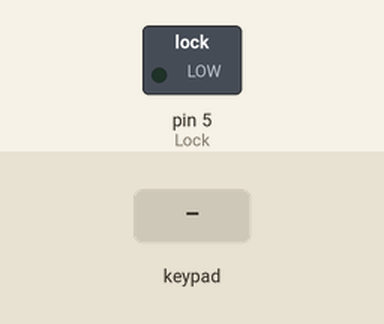
This sketch was run on a simulated Arduino Uno, built with avr-gcc and run on an emulated ATmega328P. Parts: switched loads named in the sketch (green lamp = pin HIGH). The test bench sets the inputs (shaded band).

Above: at 1.2 s.
1.3 s: keypad keys 3 4 8 9 pressed 0.4 s apart
At 3.6 s:
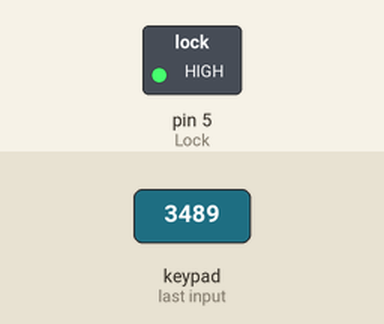
4.4 s: key 'A' pressed
At 5.3 s:
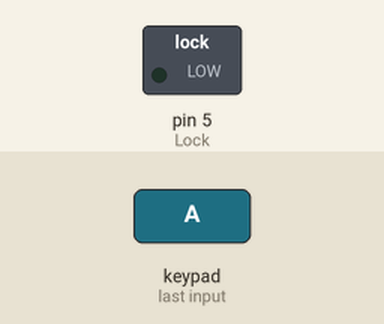
Timing chart, 0 to 7.4 s (numbered marks = the images above; inputs shaded):
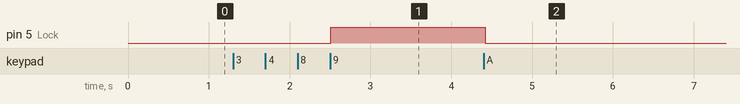

Measured:
- after the input at 1.3 s, pin 5 (Lock): LOW → HIGH after 1.2 s
- after the input at 4.4 s, pin 5 (Lock): HIGH → LOW at once

The sketch:

Solenoid_Lock_Code_1.ino
```cpp
#include <Keypad.h>

char * password = "3489";

int position = 0;


const byte ROWS = 4;
const byte COLS = 4;

char keys[ROWS][COLS]=
{
  {'1','2','3','A'},
  {'4','5','6','B'},
  {'7','8','9','C'},
  {'*','0','#','D'}
};

byte rowPins[ROWS] = {13,12,11,10};
byte colPins[COLS] = {9,8,7,6};

Keypad keypad = Keypad(makeKeymap(keys), rowPins, colPins, ROWS, COLS);

int Lock = 5;

void LockedPosition(int locked)
  {
    if(locked)
    {
      digitalWrite(Lock,LOW);
    }
    else
    {
      digitalWrite(Lock,HIGH);
    }
  }


void setup()
{
  pinMode(Lock, OUTPUT);
  LockedPosition(true);
}

void loop()
{
  char key = keypad.getKey();

  if(key=='*' || key=='A')
  {
    position = 0;
    LockedPosition(true);
  }

  if(key == password[position])
  {
    position++;
  }

  if(position == 4)
  {
    LockedPosition(false);
  }
  delay(100);
}
```
